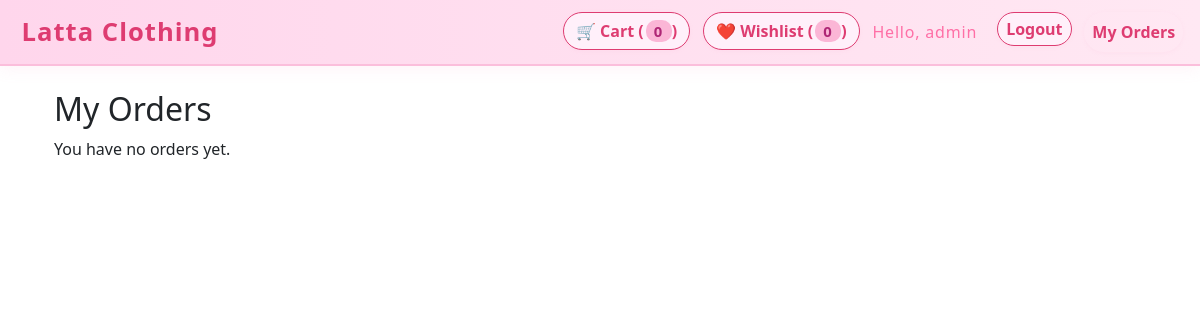
The page /my-orders/ (signed in) on the database as committed earlier.
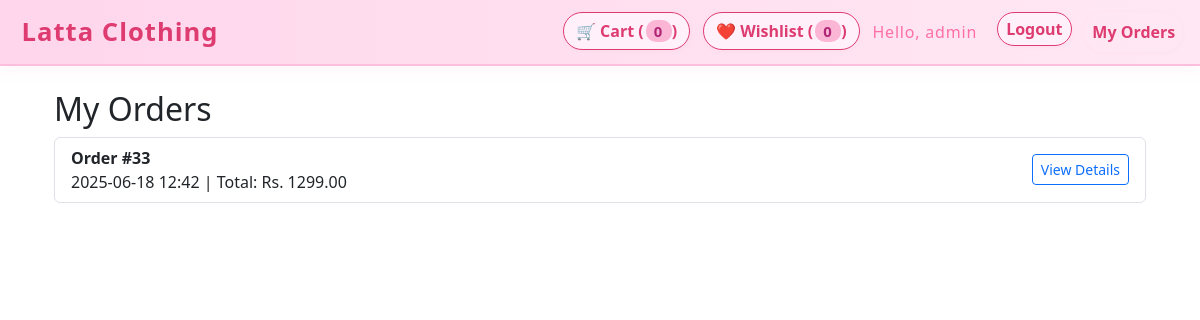
The same page on the database as committed later.
### store/models.py (models this page shows, shortened)
class Order(models.Model):
    PAYMENT_CHOICES = (
        ('cod', 'Cash on Delivery'),
        ('stripe', 'Stripe'),
    )
    ORDER_STATUS_CHOICES = [
        ('Pending', 'Pending'),
        ('Processing', 'Processing'),
        ('Shipped', 'Shipped'),
        ('Delivered', 'Delivered'),
        ('Cancelled', 'Cancelled'),
    ]
    user = models.ForeignKey(User, on_delete=models.CASCADE)
    created_at = models.DateTimeField(auto_now_add=True)
    total_price = models.DecimalField(max_digits=10, decimal_places=2)
    full_name = models.CharField(max_length=100)
    address = models.TextField()
    phone = models.CharField(max_length=20)
    status = models.CharField(
        max_length=20,
        choices=ORDER_STATUS_CHOICES,
        default='Pending'
    )
    payment_method = models.CharField(
        max_length=10,
        choices=PAYMENT_CHOICES,
        default='cod',
    )
    class Meta:
        ordering = ['-created_at']

### store/views.py (the view)
# urls.py: path('my-orders/', views.my_orders, name='my_orders'),
@login_required
def my_orders(request):
    orders = Order.objects.filter(user=request.user).order_by('-created_at')
    return render(request, 'store/my_orders.html', {'orders': orders})

### store/templates/store/my_orders.html (shortened to what this page needs)
{% extends 'store/base.html' %}
{% block content %}
<div class="container mt-4">
  <h2>My Orders</h2>
  {% if orders %}
    <ul class="list-group">
      {% for order in orders %}
      <li class="list-group-item d-flex justify-content-between align-items-center">
        <div>
          <strong>Order #{{ order.id }}</strong><br>
          {{ order.created_at|date:"Y-m-d H:i" }} | Total: Rs. {{ order.total_price }}
        </div>
        <a href="{% url 'order_detail' order.id %}" class="btn btn-outline-primary btn-sm">View Details</a>
      </li>
      {% endfor %}
    </ul>
  {% else %}
    <p>You have no orders yet.</p>
  {% endif %}
</div>
{% endblock %}

Rows that differ between the two databases and show on the page:
added Order: id "33", created_at "2025-06-18 12:42", total_price "1299.00"
Other text that changed with them:
text no longer shown: "You have no orders yet."
